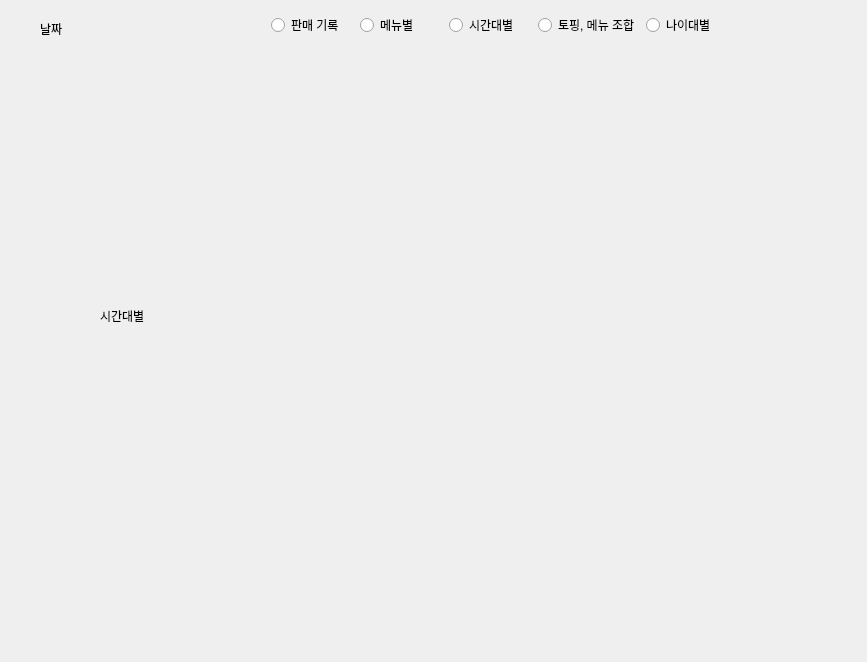
<?xml version="1.0" encoding="UTF-8"?>
<ui version="4.0">
 <class>Dialog</class>
 <widget class="QDialog" name="Dialog">
  <property name="geometry">
   <rect>
    <x>0</x>
    <y>0</y>
    <width>867</width>
    <height>662</height>
   </rect>
  </property>
  <property name="windowTitle">
   <string>Dialog</string>
  </property>
  <widget class="QStackedWidget" name="stackedWidget">
   <property name="geometry">
    <rect>
     <x>40</x>
     <y>30</y>
     <width>791</width>
     <height>581</height>
    </rect>
   </property>
   <property name="currentIndex">
    <number>2</number>
   </property>
   <widget class="QWidget" name="page">
    <widget class="QTableWidget" name="dailySalesTable">
     <property name="geometry">
      <rect>
       <x>10</x>
       <y>40</y>
       <width>611</width>
       <height>431</height>
      </rect>
     </property>
     <column>
      <property name="text">
       <string>주문 번호</string>
      </property>
     </column>
     <column>
      <property name="text">
       <string>주문 시간</string>
      </property>
     </column>
     <column>
      <property name="text">
       <string>메뉴</string>
      </property>
     </column>
     <column>
      <property name="text">
       <string>토핑</string>
      </property>
     </column>
     <column>
      <property name="text">
       <string>수량</string>
      </property>
     </column>
     <column>
      <property name="text">
       <string>가격</string>
      </property>
     </column>
    </widget>
    <widget class="QLineEdit" name="totalSalesLine">
     <property name="geometry">
      <rect>
       <x>330</x>
       <y>10</y>
       <width>191</width>
       <height>25</height>
      </rect>
     </property>
     <property name="readOnly">
      <bool>true</bool>
     </property>
    </widget>
    <widget class="QLabel" name="totalSalesLabel">
     <property name="geometry">
      <rect>
       <x>260</x>
       <y>10</y>
       <width>67</width>
       <height>17</height>
      </rect>
     </property>
     <property name="text">
      <string>총 매출 : </string>
     </property>
    </widget>
   </widget>
   <widget class="QWidget" name="page_2">
    <widget class="QLabel" name="menuSalesGraph">
     <property name="geometry">
      <rect>
       <x>40</x>
       <y>40</y>
       <width>691</width>
       <height>491</height>
      </rect>
     </property>
     <property name="text">
      <string>메뉴별</string>
     </property>
    </widget>
   </widget>
   <widget class="QWidget" name="page_3">
    <widget class="QLabel" name="hourlySalesGraph">
     <property name="geometry">
      <rect>
       <x>60</x>
       <y>50</y>
       <width>671</width>
       <height>471</height>
      </rect>
     </property>
     <property name="text">
      <string>시간대별</string>
     </property>
    </widget>
   </widget>
   <widget class="QWidget" name="page_4">
    <widget class="QLabel" name="menuToppingGraph">
     <property name="geometry">
      <rect>
       <x>50</x>
       <y>50</y>
       <width>601</width>
       <height>471</height>
      </rect>
     </property>
     <property name="text">
      <string>토핑, 메뉴 조합</string>
     </property>
    </widget>
   </widget>
   <widget class="QWidget" name="page_5">
    <widget class="QLabel" name="ageGraph">
     <property name="geometry">
      <rect>
       <x>46</x>
       <y>56</y>
       <width>671</width>
       <height>461</height>
      </rect>
     </property>
     <property name="text">
      <string>나이대별</string>
     </property>
    </widget>
   </widget>
  </widget>
  <widget class="QLabel" name="dateLabel">
   <property name="geometry">
    <rect>
     <x>40</x>
     <y>20</y>
     <width>171</width>
     <height>17</height>
    </rect>
   </property>
   <property name="text">
    <string>날짜</string>
   </property>
  </widget>
  <widget class="QWidget" name="layoutWidget">
   <property name="geometry">
    <rect>
     <x>271</x>
     <y>10</y>
     <width>458</width>
     <height>31</height>
    </rect>
   </property>
   <layout class="QHBoxLayout" name="horizontalLayout">
    <item>
     <widget class="QRadioButton" name="dailySalesRBtn">
      <property name="text">
       <string>판매 기록</string>
      </property>
     </widget>
    </item>
    <item>
     <widget class="QRadioButton" name="menuSalesRBtn">
      <property name="text">
       <string>메뉴별</string>
      </property>
     </widget>
    </item>
    <item>
     <widget class="QRadioButton" name="hourlySalesRBtn">
      <property name="text">
       <string>시간대별</string>
      </property>
     </widget>
    </item>
    <item>
     <widget class="QRadioButton" name="menuToppingSalesRBtn">
      <property name="text">
       <string>토핑, 메뉴 조합</string>
      </property>
     </widget>
    </item>
    <item>
     <widget class="QRadioButton" name="ageSalesRBtn">
      <property name="text">
       <string>나이대별</string>
      </property>
     </widget>
    </item>
   </layout>
  </widget>
 </widget>
 <resources/>
 <connections/>
</ui>
